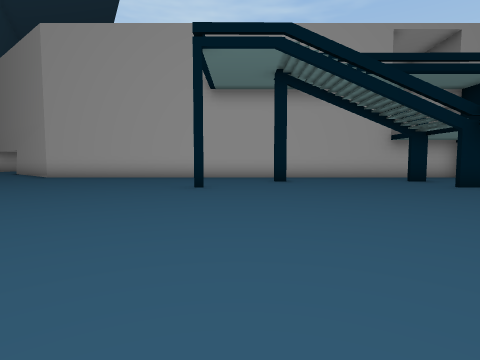
[1] (above)

21 first-person views from a walk through a scene from a Unity 3-D project. The camera is 1.3 m above the floor, tilts 4° down and sees 80° across. The floor is counted in squares, 2 m on a side. Each view is taken from the middle of a square. On the plan, view 1 faces up. The plan holds only what a view shows up to about 9 squares ahead; the rest is blank. The place goes on beyond the plan. The player is left out.

[2]
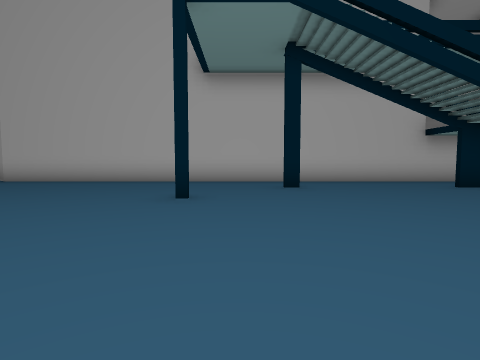

[3]
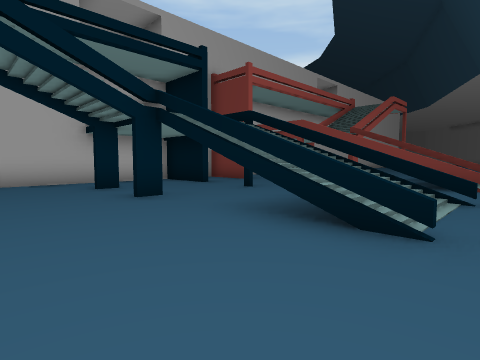

[4]
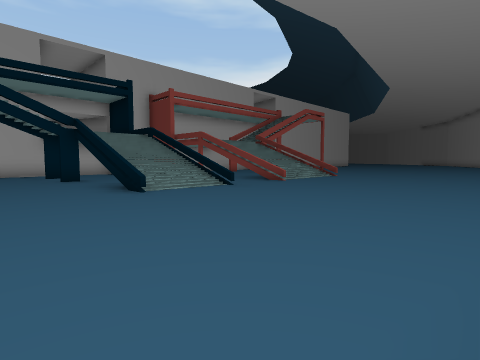

[5]
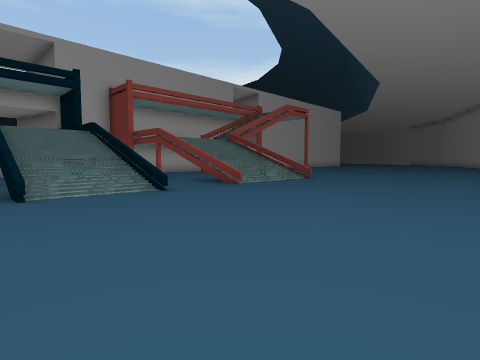

[6]
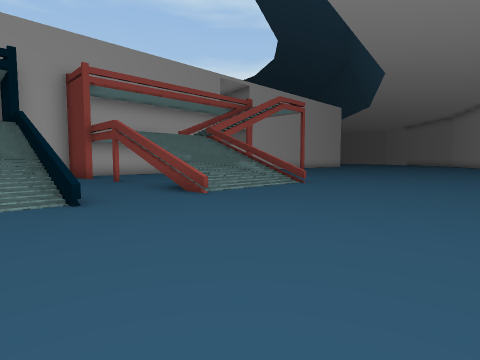

[7]
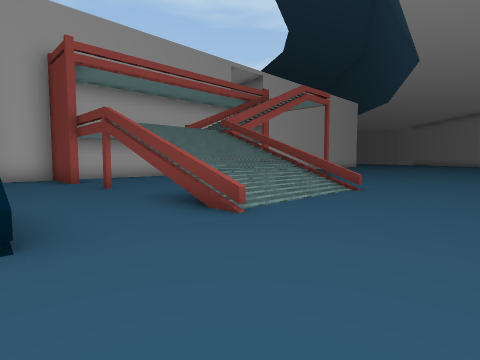

[8]
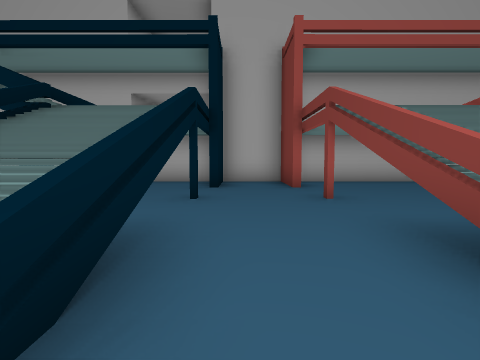

[9]
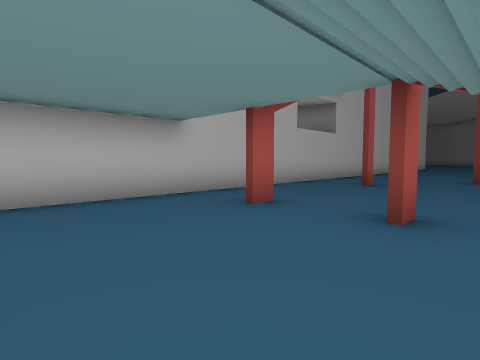

[10]
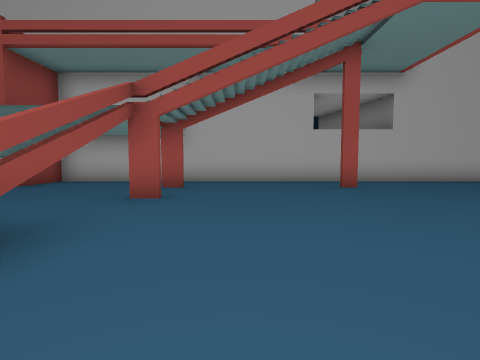

[11]
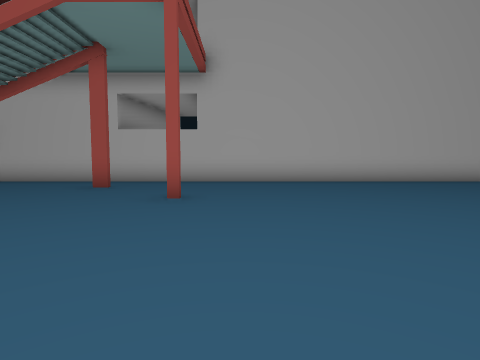

[12]
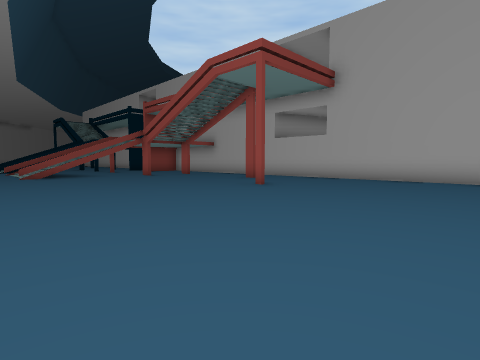

[13]
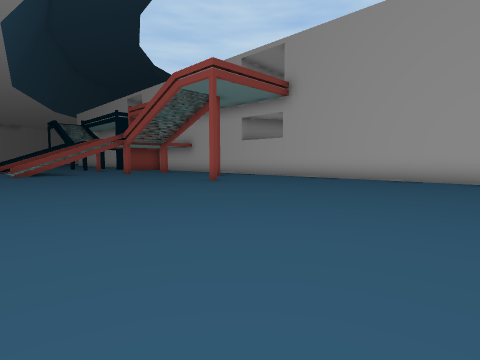

[14]
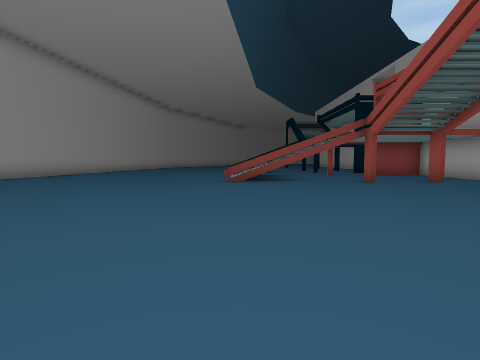

[15]
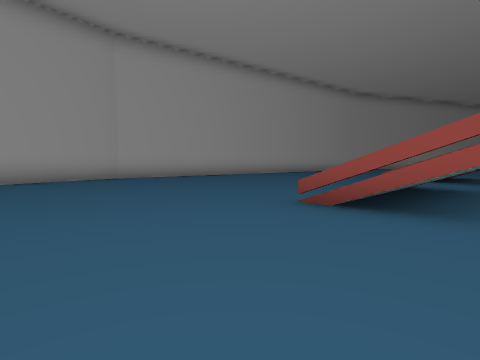

[16]
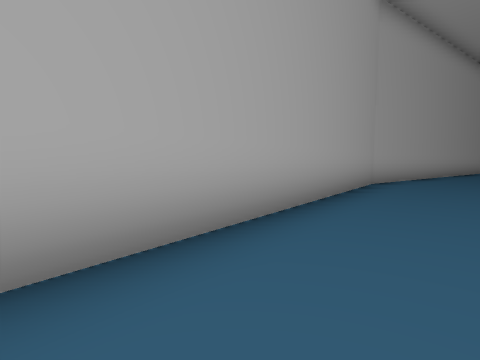

[17]
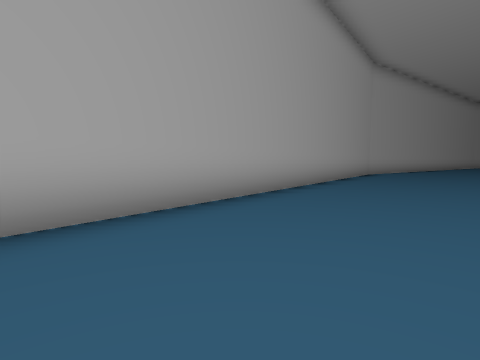

[18]
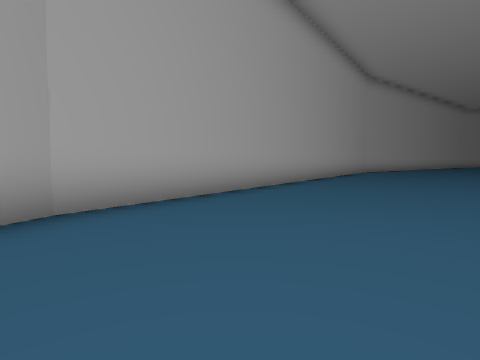

[19]
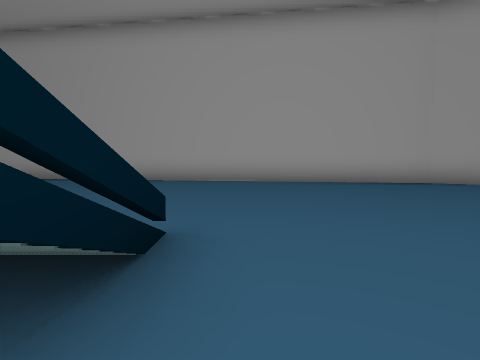

[20]
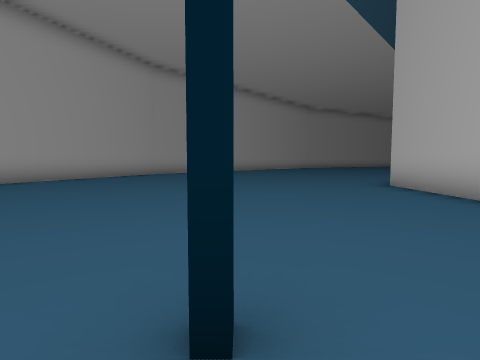

[21]
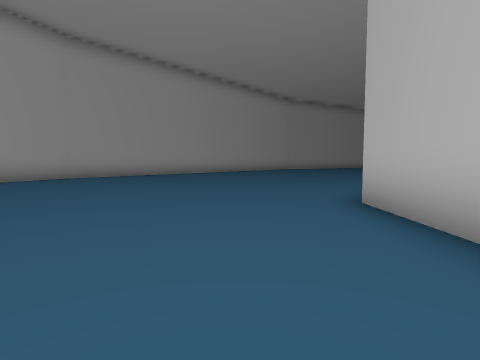

### Floor plan
Key: @ floor where view 1 was taken; # wall or solid block; . floor; / step, stairs or slope; = window, fence, low wall or low ledge.
Columns run from 12 left of view 1 to 29 right of it. Each row starts with its distance up from view 1.
 12 ...
 11 .....#####################################
 10 ....................#.#...................
  9 .............#....#.#.#...#....#.........
  8 ........................................
  7 ...........#......#.#.#...#......#......
  6 .........................................
  5 ..................#/#..///=..............
  4 ..................#/#..///=..............
  3 ..................#/#..///=..............
  2 ## ....   ...............................
  1    ##.     ...............................
  0             @.............................
 -1             ..............................
 -2           #...............................
 -3           #####.......................####
 -4               ####### .........########
 -5                         ########

Positions as (right, up) in squares from view 1, and headings:
1: (0, 0), facing up
2: (0, 2), facing up
3: (3, 2), facing up-right
4: (3, -3), facing up-right
5: (5, -3), facing up-right
6: (7, -2), facing up-right
7: (8, 0), facing up-right
8: (9, 2), facing up
9: (11, 6), facing up-right
10: (16, 2), facing up
11: (22, 2), facing up
12: (26, 1), facing up-left
13: (28, 1), facing up-left
14: (23, 3), facing left
15: (18, 5), facing down-left
16: (22, -2), facing down-left
17: (27, 0), facing down-left
18: (29, 1), facing down-left
19: (5, 5), facing down
20: (0, 7), facing left
21: (-3, 9), facing left
